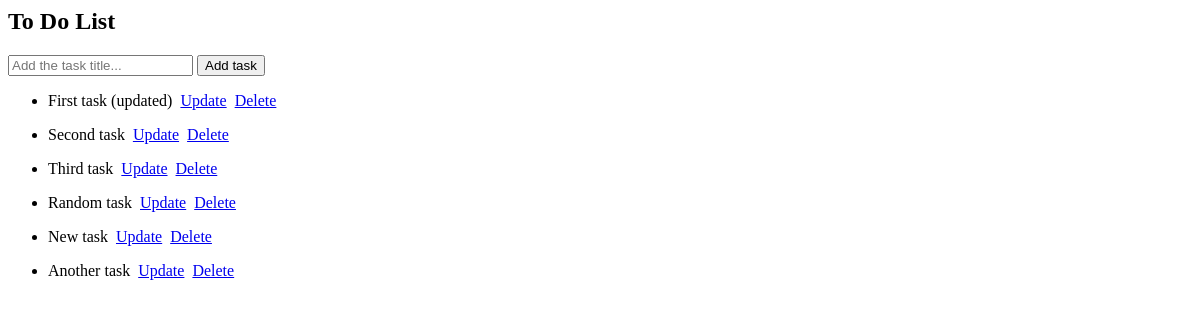
Before: / with the older database file.
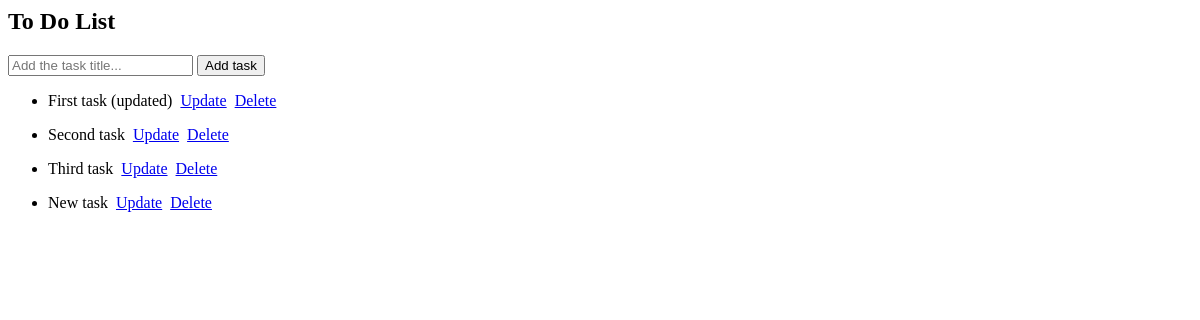
After: the same page with the newer database file.
### tasks/models.py (models this page shows)
class Task(models.Model):
    title = models.CharField(max_length=100)
    completed = models.BooleanField(default=False)
    created = models.DateTimeField(auto_now_add=True)
    def __str__(self):
        return self.title
    class Meta:
        verbose_name = "Task"
        verbose_name_plural = "Tasks"

### tasks/views.py (the view)
# urls.py: path('', views.index, name="list"),
def index(request):
    tasks = Task.objects.all()
    form = TaskForm()
    if request.method == "POST":
        form = TaskForm(request.POST)
        if form.is_valid():
            form.save()
            return redirect('/')
    context = {
        'tasks':tasks,
        'form':form,
    }
    return render(request, "tasks/tasks.html", context)

### tasks/forms.py
class TaskForm(forms.ModelForm):
    title = forms.CharField(widget=forms.TextInput(attrs={'placeholder': 'Add the task title...'}))
    class Meta:
        model = Task
        fields = '__all__'

### tasks/templates/tasks/tasks.html (shortened to what this page needs)
<h2>To Do List</h2>
<form method="POST" action="/">
    {{form.title}}
    <input type="submit" value="Add task">
</form>
{% for t in tasks %}
    <div>
        <ul>
            <li>
                {{t}}&nbsp;
                <a href="{% url 'update_task' t.id %}">Update</a>&nbsp;
                <a href="{% url 'delete_task' t.id %}">Delete</a>
            </li>
        </ul>
    </div>
{% endfor %}

Changed rows visible on the page:
removed Task: title "Random task"
removed Task: title "Another task"
